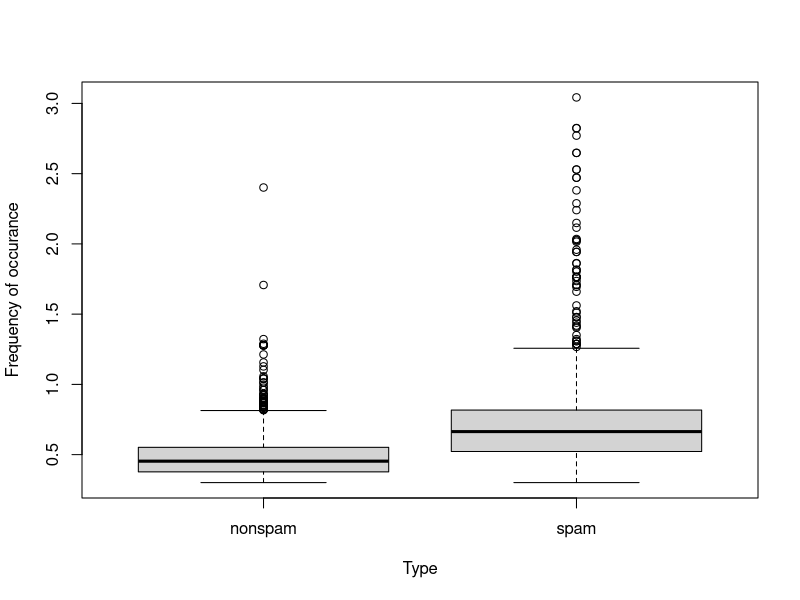
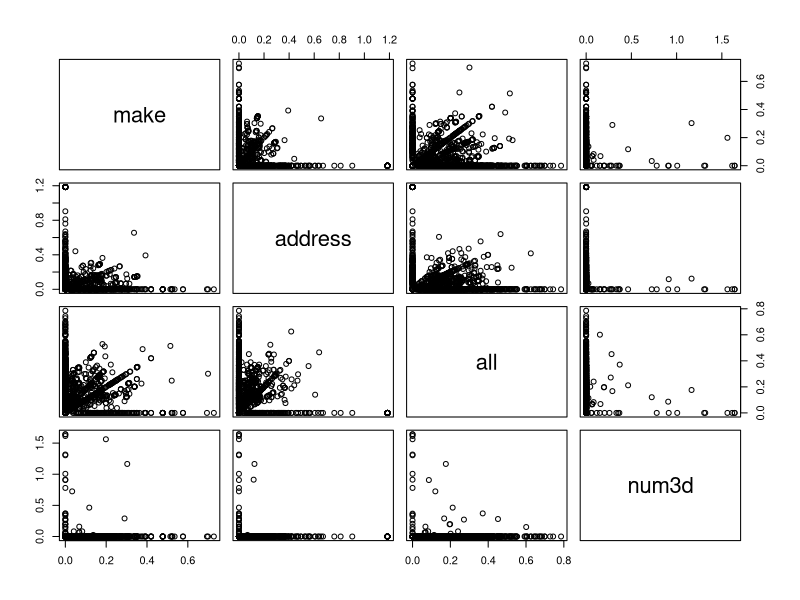
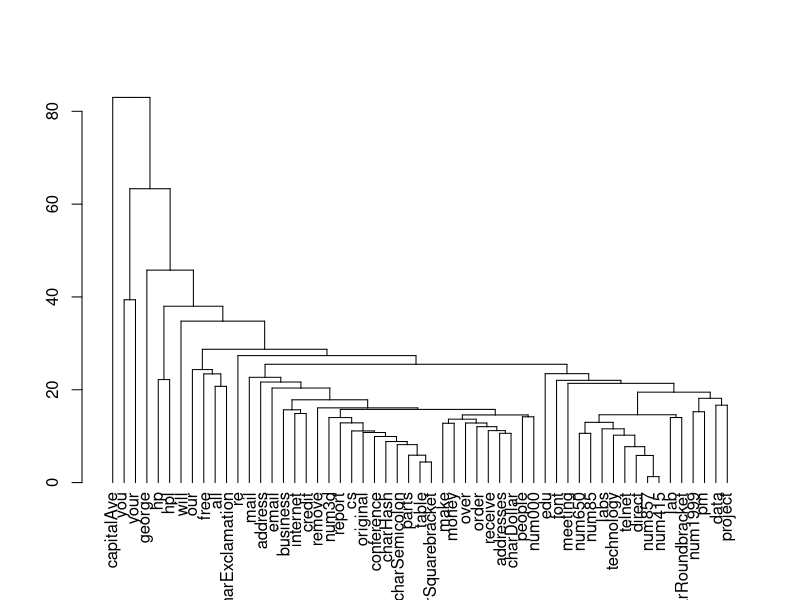

Source code (R) for these figures, in order:
library(kernlab)
library(caTools)
library(boot)

data(spam)
str(spam[,1:5])
table(spam$type)


set.seed(32)
split = sample.split(spam$type, SplitRatio = 0.7)
trainSpam = subset(spam, split == T)
testSpam = subset(spam, split ==F)
names(spam)
head(spam)[,1:6]

plot(
  log10(trainSpam$capitalAve+1) ~trainSpam$type,
  ylab = "Frequency of occurance",
  xlab = "Type")
plot(log10(trainSpam[,1:4]+1))

mdist = dist(t(log(trainSpam[,1:55]+1)))
hclustering = hclust(mdist)
plot(as.dendrogram(hclustering))
trainSpam$numType = as.numeric(trainSpam$type)-1
costFunc = function(x,y){
  sum(x != (y > 0.5))
}
cvError = rep(NULL, 55)

suppressWarnings(
  for(i in 1:55){
    lmFormula = reformulate(names(trainSpam)[i], response = "numType")
    glmFit = glm(lmFormula, family = "binomial", data = trainSpam)
    cvError[i] = cv.glm(trainSpam, glmFit, costFunc, 2)$delta[2] 
  }
)
predModel = suppressWarnings(
  glm(
    numType ~ charDollar+charExclamation+remove+money+free,
    family = "binomial",
    data = trainSpam
  )
)
pred_y = as.character(
  ifelse(
    as.numeric(predict(predModel, testSpam))>0.5,
    "spam",
    "nonspam"
  )
)
crossTab = table(pred_y,testSpam$type)
print(crossTab)
accuracy = sum(crossTab[-c(2:3)])/sum(crossTab[1:4])
accuracy = accuracy * 100
print(accuracy)
